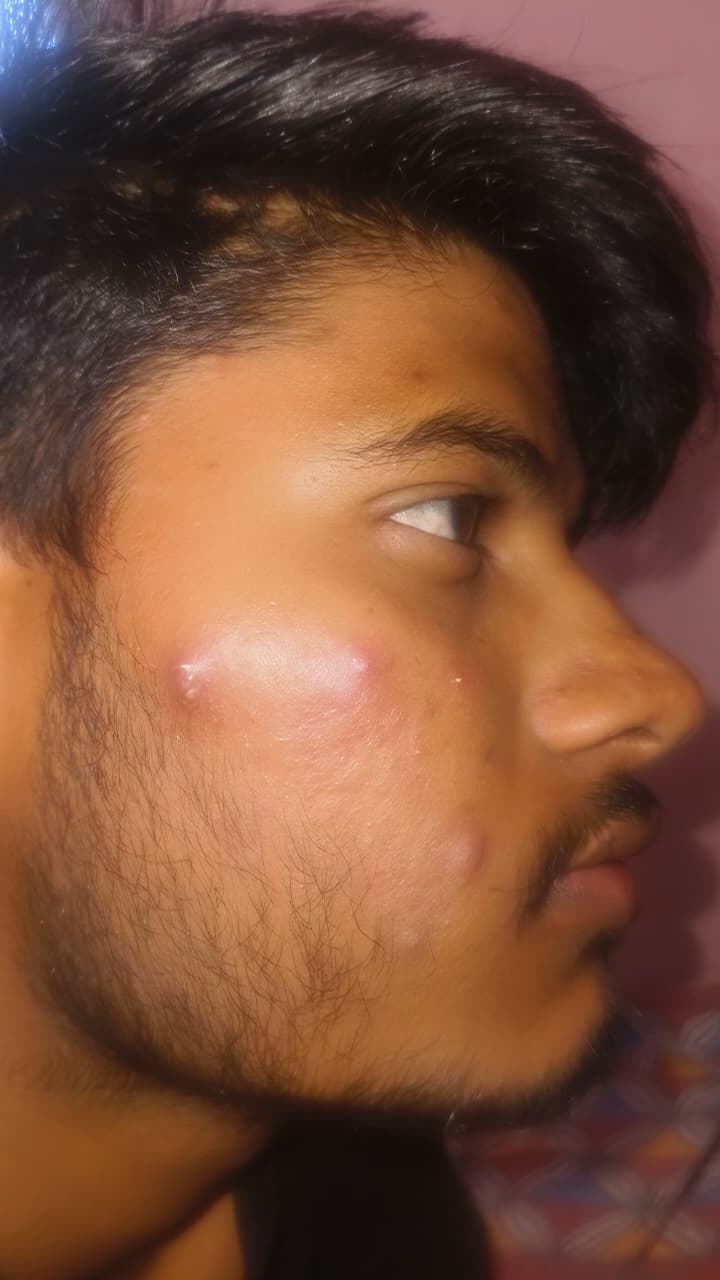
#> input picture sample_images/my_face.jpeg, 720 x 1280 px
$ python -i image_quality_service.py   (imports and definitions only)   (older library calls are emulated)
#> lines starting #> are read from the running program, lines starting #| are printed output that depends on the picture; after the words box and inside, x2 and y2 are one past the last pixel; in counts of white or black regions, pixels touching at a corner belong together
### ml_pipeline/preprocessing/face_alignment.py
"""
DermaNova Dual-Mode Face Alignment & Cutaneous Macro-Lesion ROI Extraction Module
==================================================================================
Performs:
1. Optical Quality Gatekeeping: Blur detection (Laplacian variance) & Exposure analysis
2. Tier 1: OpenCV YuNet Deep Neural Network Face Detection & 5-Landmark Localization (<5MB RAM)
3. Tier 2: Cutaneous Macro-Skin Validator for close-up lesion crops (cheeks, forehead, chin)
4. Aspect-ratio preserving ROI extraction & Bicubic spatial normalization (224x224)
"""

from typing import Tuple, Optional, Dict, Any, Union
from pathlib import Path
import numpy as np
from PIL import Image

try:
    import cv2
    HAS_OPENCV = True
except ImportError:
    HAS_OPENCV = False


class FaceROIExtractor:
    """
    Clinical-grade facial ROI extraction, optical quality validator,
    and Dual-Mode Face/Macro-Skin Detector using OpenCV YuNet + Cutaneous Chrominance.
    """

    def __init__(
        self,
        output_size: Tuple[int, int] = (224, 224),
        margin_ratio: float = 0.18,
        blur_threshold: float = 65.0,
        min_luminance: float = 35.0,
        max_luminance: float = 235.0,
        skin_presence_threshold: float = 0.28,
        yunet_model_path: Optional[str] = None
    ):
        self.output_size = output_size
        self.margin_ratio = margin_ratio
        self.blur_threshold = blur_threshold
        self.min_luminance = min_luminance
        self.max_luminance = max_luminance
        self.skin_presence_threshold = skin_presence_threshold

        # Initialize YuNet Neural Face Detector (Ultra-light 232KB ONNX model)
        self.root_dir = Path(__file__).resolve().parent.parent.parent
        self.yunet_path = (
            Path(yunet_model_path)
            if yunet_model_path
            else self.root_dir / "ml_pipeline" / "models" / "saved_models" / "face_detection_yunet_2023mar.onnx"
        )

        self.yunet_detector = None
        if HAS_OPENCV and self.yunet_path.exists():
            try:
                # YuNet detector initialized with default input size (dynamically set on predict)
                self.yunet_detector = cv2.FaceDetectorYN.create(
                    model=str(self.yunet_path),
                    config="",
                    input_size=(320, 320),
                    score_threshold=0.38,
                    nms_threshold=0.30,
                    top_k=5000
                )
            except Exception as e:
                self.yunet_detector = None

        self.last_detection_mode = "none"  # 'full_face_yunet', 'macro_skin_crop', 'unrecognized'
        self.last_landmarks = None

    # [40 lines left out: function validate_optical_quality, not called in this run]

    def is_document_or_text_image(self, img_np: np.ndarray) -> Tuple[bool, str]:
        """
        Detects if the uploaded image is a document, certificate, marksheet,
        ID card, screenshot, or text paper rather than a human face or clinical skin photo.
        Prevents false positive rejection on selfies/portraits taken against light/white walls.
        """
        if not HAS_OPENCV:
            return False, ""

        H, W = img_np.shape[:2]
        total_area = float(H * W)
        gray = cv2.cvtColor(img_np, cv2.COLOR_RGB2GRAY)
        hsv = cv2.cvtColor(img_np, cv2.COLOR_RGB2HSV)

        # 1. Human face presence check via YuNet neural face detector
        # A photo containing a prominent face occupying >= 10% of the frame is guaranteed a portrait
        has_face, bbox, _, conf = self._detect_yunet_face(img_np)
        if has_face and bbox is not None and conf >= 0.70:
            face_area_ratio = (bbox[2] * bbox[3]) / total_area
            if face_area_ratio >= 0.10:
                return False, ""

        # 2. Skin ratio check
        ycrcb = cv2.cvtColor(img_np, cv2.COLOR_RGB2YCrCb)
        lower_skin = np.array([0, 133, 77], dtype=np.uint8)
        upper_skin = np.array([255, 175, 130], dtype=np.uint8)
        mask = cv2.inRange(ycrcb, lower_skin, upper_skin)
        skin_ratio = float(cv2.countNonZero(mask)) / total_area

        white_paper_ratio = float(np.mean(gray > 205))
        low_sat_ratio = float(np.mean(hsv[:, :, 1] < 45))

        # Close-up macro skin patches (e.g. cheek crop, acne lesion, forehead)
        if skin_ratio >= 0.35 and white_paper_ratio < 0.50:
            return False, ""

        # 3. Document paper canvas & line/text criteria
        # A document must have an extensive bright, desaturated paper background (>50%)
        if white_paper_ratio > 0.50 and low_sat_ratio > 0.35:
            # Check document table / grid lines
            thresh = cv2.adaptiveThreshold(gray, 255, cv2.ADAPTIVE_THRESH_GAUSSIAN_C, cv2.THRESH_BINARY_INV, 11, 2)
            h_kernel = cv2.getStructuringElement(cv2.MORPH_RECT, (35, 1))
            v_kernel = cv2.getStructuringElement(cv2.MORPH_RECT, (1, 35))
            h_lines = cv2.morphologyEx(thresh, cv2.MORPH_OPEN, h_kernel)
            v_lines = cv2.morphologyEx(thresh, cv2.MORPH_OPEN, v_kernel)
            line_ratio = float((np.count_nonzero(h_lines) + np.count_nonzero(v_lines)) / total_area)

            if line_ratio > 0.005 or white_paper_ratio > 0.65 or skin_ratio < 0.15:
                return True, (
                    "Document or certificate detected. DermaNova requires a clear, well-lit photograph "
                    "of a human face, not an academic marksheet, ID card, or text paper."
                )

        return False, ""


    def _detect_yunet_face(self, img_np: np.ndarray) -> Tuple[bool, Optional[Tuple[int, int, int, int]], Optional[Dict[str, Tuple[float, float]]], float]:
        """
        Tier 1: Neural face detection using OpenCV YuNet.
        Detects bounding box + 5 facial landmarks (eyes, nose, mouth corners).
        """
        if not HAS_OPENCV or self.yunet_detector is None:
            return False, None, None, 0.0

        H, W = img_np.shape[:2]
        img_bgr = cv2.cvtColor(img_np, cv2.COLOR_RGB2BGR)

        # Constrain resolution for YuNet inference to max 640px for speed & consistency
        scale_factor = 1.0
        max_dim = max(H, W)
        if max_dim > 640:
            scale_factor = 640.0 / max_dim
            sw = int(W * scale_factor)
            sh = int(H * scale_factor)
            img_infer = cv2.resize(img_bgr, (sw, sh), interpolation=cv2.INTER_AREA)
        else:
            sw, sh = W, H
            img_infer = img_bgr

        try:
            self.yunet_detector.setInputSize((sw, sh))
            _, faces = self.yunet_detector.detect(img_infer)

            if faces is not None and len(faces) > 0:
                # Find face with highest area / confidence
                best_face = max(faces, key=lambda f: float(f[2] * f[3]))
                bx = int(best_face[0] / scale_factor)
                by = int(best_face[1] / scale_factor)
                bw = int(best_face[2] / scale_factor)
                bh = int(best_face[3] / scale_factor)
                score = float(best_face[-1])

                # Reject miniature thumbnail faces on ID cards/certificates/documents
                face_area_ratio = float((bw * bh) / (W * H))
                if face_area_ratio < 0.05 or (bw / float(W) < 0.14 and bh / float(H) < 0.14):
                    return False, None, None, 0.0

                # Bounding box clamp
                bx = max(0, min(W - 1, bx))
                by = max(0, min(H - 1, by))
                bw = max(10, min(W - bx, bw))
                bh = max(10, min(H - by, bh))

                landmarks = {
                    "right_eye": (float(best_face[4] / scale_factor), float(best_face[5] / scale_factor)),
                    "left_eye": (float(best_face[6] / scale_factor), float(best_face[7] / scale_factor)),
                    "nose": (float(best_face[8] / scale_factor), float(best_face[9] / scale_factor)),
                    "right_mouth": (float(best_face[10] / scale_factor), float(best_face[11] / scale_factor)),
                    "left_mouth": (float(best_face[12] / scale_factor), float(best_face[13] / scale_factor)),
                }

                return True, (bx, by, bw, bh), landmarks, score
        except Exception:
            pass

        return False, None, None, 0.0

    # [164 lines left out: functions _detect_cutaneous_macro_skin, detect_face_or_skin, detect_face_skin_mask, crop_face_roi, process, not called in this run]

### backend/app/services/image_quality_service.py
"""
DermaNova Image Quality & Face Presence Service
================================================
Performs clinical optical gatekeeping:
1. Blur detection (Laplacian variance threshold)
2. Exposure analysis (overexposure / underexposure / pitch black / blank canvas)
3. Fitzpatrick human facial skin chrominance presence check (YCrCb / HSV)
4. Returns actionable, clear rejection guidance when image is unsuitable
"""

import logging
from typing import Dict, Any, Tuple, Optional
import numpy as np
from PIL import Image

try:
    import cv2
    HAS_OPENCV = True
except ImportError:
    HAS_OPENCV = False

from backend.app.core.exceptions import ImageQualityError

logger = logging.getLogger("dermanova.services.image_quality")


class ImageQualityService:
    def __init__(
        self,
        blur_threshold: float = 65.0,
        min_luminance: float = 35.0,
        max_luminance: float = 235.0,
        min_skin_fraction: float = 0.10
    ):
        self.blur_threshold = blur_threshold
        self.min_luminance = min_luminance
        self.max_luminance = max_luminance
        self.min_skin_fraction = min_skin_fraction

    def evaluate_quality_and_suitability(self, pil_img: Image.Image) -> Dict[str, Any]:
        """
        Evaluates optical clarity, exposure, and human face/skin presence.
        Raises ImageQualityError with clear actionable explanation if unsuitable.
        """
        if max(pil_img.size) > 640:
            pil_img = pil_img.copy()
            pil_img.thumbnail((640, 640), Image.Resampling.BILINEAR)

        img_np = np.array(pil_img)
        H, W = img_np.shape[:2]

        # 1. Luminance & Exposure check
        if HAS_OPENCV:
            gray = cv2.cvtColor(img_np, cv2.COLOR_RGB2GRAY)
            mean_lum = float(np.mean(gray))
            laplacian_var = float(cv2.Laplacian(gray, cv2.CV_32F).var())
        else:
            r = img_np[:, :, 0].astype(np.float32)
            g = img_np[:, :, 1].astype(np.float32)
            b = img_np[:, :, 2].astype(np.float32)
            gray = 0.299 * r + 0.587 * g + 0.114 * b
            mean_lum = float(np.mean(gray))
            laplacian_var = float(np.var(gray))

        # Blank white canvas / heavily overexposed
        if mean_lum > 240.0:
            raise ImageQualityError(
                "Image appears blank, solid white, or washed out. "
                "No visible facial skin features found. Please upload a clear photo of your face."
            )

        # Blank dark / heavily underexposed
        if mean_lum < 20.0:
            raise ImageQualityError(
                "Image is completely dark or underexposed (black image). "
                "No visible facial skin features found. Please upload a photo taken in adequate lighting."
            )

        # Check for uniform blank canvas (e.g. solid color)
        if laplacian_var < 8.0:
            raise ImageQualityError(
                "Image lacks visible facial skin texture or features (blank or solid color canvas). "
                "Please upload a real, clear clinical facial photo."
            )

        # Extreme blur check
        is_blurry = laplacian_var < self.blur_threshold

        # Document & Text Paper Rejection Check
        try:
            from ml_pipeline.preprocessing.face_alignment import FaceROIExtractor
            roi_extractor = FaceROIExtractor()
            is_doc, doc_reason = roi_extractor.is_document_or_text_image(img_np)
            if is_doc:
                raise ImageQualityError(
                    "The uploaded image appears to be a document, marksheet, or certificate with text. "
                    "Please upload a clear, close-up photograph of your face."
                )
        except ImageQualityError:
            raise
        except Exception as e:
            logger.warning(f"Document check non-fatal error: {e}")

        # 2. Skin / Face Presence check (Fitzpatrick Chrominance Clustering)
        face_detected, skin_fraction, bbox = self._detect_skin_presence(img_np)

        if not face_detected:
            raise ImageQualityError(
                "No human face or valid facial skin region detected in the image. "
                "Please ensure your face is clearly visible, centered in the frame, and unobstructed."
            )

        if is_blurry:
            logger.info(f"Image blur score: {laplacian_var:.1f} (threshold: {self.blur_threshold})")
            # If extremely blurry, reject
            if laplacian_var < 20.0:
                raise ImageQualityError(
                    "Image is too blurry for accurate dermatological analysis. "
                    "Please hold your camera steady and retake the photo."
                )

        return {
            "is_valid": True,
            "blur_score": round(laplacian_var, 2),
            "is_blurry": is_blurry,
            "mean_luminance": round(mean_lum, 2),
            "face_detected": face_detected,
            "skin_fraction": round(skin_fraction, 4),
            "face_bounding_box": bbox
        }

    def _detect_skin_presence(self, img_np: np.ndarray) -> Tuple[bool, float, Optional[Tuple[int, int, int, int]]]:
        """
        Detects skin pixels across Fitzpatrick skin types I-VI.
        Returns (has_skin_face, skin_ratio, optional_bbox).
        """
        H, W = img_np.shape[:2]
        total_pixels = H * W

        if HAS_OPENCV:
            ycrcb = cv2.cvtColor(img_np, cv2.COLOR_RGB2YCrCb)
            # Universal human skin chrominance cluster: Cr in [133, 175], Cb in [77, 130]
            lower_skin = np.array([0, 133, 77], dtype=np.uint8)
            upper_skin = np.array([255, 175, 130], dtype=np.uint8)
            mask = cv2.inRange(ycrcb, lower_skin, upper_skin)
            skin_pixels = int(cv2.countNonZero(mask))
        else:
            # Fallback RGB skin tone heuristic
            r = img_np[:, :, 0].astype(np.int32)
            g = img_np[:, :, 1].astype(np.int32)
            b = img_np[:, :, 2].astype(np.int32)
            skin_mask = (r > 95) & (g > 40) & (b > 20) & ((r - g) > 15) & (r > b)
            skin_pixels = int(np.sum(skin_mask))

        skin_ratio = skin_pixels / max(total_pixels, 1)
        face_detected = skin_ratio >= self.min_skin_fraction

        bbox = None
        if face_detected and HAS_OPENCV:
            contours, _ = cv2.findContours(mask, cv2.RETR_EXTERNAL, cv2.CHAIN_APPROX_SIMPLE)
            if contours:
                largest_c = max(contours, key=cv2.contourArea)
                x, y, w, h = cv2.boundingRect(largest_c)
                bbox = (int(x), int(y), int(w), int(h))

        return face_detected, skin_ratio, bbox

    def crop_face_roi(self, pil_img: Image.Image) -> Tuple[Image.Image, bool]:
        """
        Extracts facial region of interest preserving aspect ratio,
        centered on the skin area.
        """
        img_np = np.array(pil_img)
        face_detected, _, bbox = self._detect_skin_presence(img_np)

        if not face_detected or bbox is None:
            # Fallback to center square crop
            w, h = pil_img.size
            crop_size = min(w, h)
            left = (w - crop_size) // 2
            top = (h - crop_size) // 2
            return pil_img.crop((left, top, left + crop_size, top + crop_size)), face_detected

        # Pad bounding box by 15% margin
        x, y, bw, bh = bbox
        margin_x = int(bw * 0.15)
        margin_y = int(bh * 0.15)

        x1 = max(0, x - margin_x)
        y1 = max(0, y - margin_y)
        x2 = min(pil_img.width, x + bw + margin_x)
        y2 = min(pil_img.height, y + bh + margin_y)

        # Make square for CNN input
        cw = x2 - x1
        ch = y2 - y1
        cmax = max(cw, ch)
        cx = (x1 + x2) // 2
        cy = (y1 + y2) // 2

        sq_x1 = max(0, cx - cmax // 2)
        sq_y1 = max(0, cy - cmax // 2)
        sq_x2 = min(pil_img.width, sq_x1 + cmax)
        sq_y2 = min(pil_img.height, sq_y1 + cmax)

        return pil_img.crop((sq_x1, sq_y1, sq_x2, sq_y2)), True


# Global service instance
image_quality_service = ImageQualityService()

>>> from PIL import Image
>>> picture = Image.open('../../../sample_images/my_face.jpeg')
#> picture is the input picture: PIL image 720x1280 RGB; mean R, G, B 122.6, 79.6, 57.5
>>> result = ImageQualityService().evaluate_quality_and_suitability(picture)
#> in evaluate_quality_and_suitability, `gray = cv2.cvtColor(img_np, cv2.COLOR_RGB2GRAY)`:
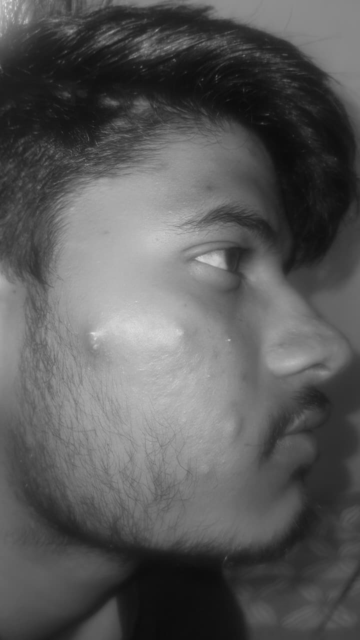
#> gray: shape (640, 360); min 12, max 223, mean 90.1
#> in evaluate_quality_and_suitability, `mean_lum = float(np.mean(gray))`: mean_lum = 90.09
#> in evaluate_quality_and_suitability, `laplacian_var = float(cv2.Laplacian(gray, cv2.CV_32F).var())`: laplacian_var = 49.52
#> in evaluate_quality_and_suitability, `is_blurry = laplacian_var < self.blur_threshold`: is_blurry = True
#> in is_document_or_text_image, `hsv = cv2.cvtColor(img_np, cv2.COLOR_RGB2HSV)`: hsv: shape (640, 360, 3); mean H, S, V 30.8, 129.6, 123.4
#> in is_document_or_text_image, `has_face, bbox, _, conf = self._detect_yunet_face(img_np)`: has_face = False; conf = 0
#> in is_document_or_text_image, `ycrcb = cv2.cvtColor(img_np, cv2.COLOR_RGB2YCrCb)`: ycrcb: shape (640, 360, 3); mean of channels 0, 1, 2 90.1, 151.3, 109.7
#> in is_document_or_text_image, `mask = cv2.inRange(ycrcb, lower_skin, upper_skin)`:
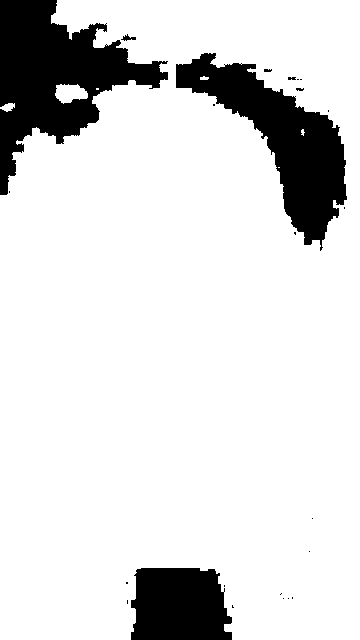
#> mask: shape (640, 360); 85.8% white; 24 black regions (18 under 20 px)
#> in is_document_or_text_image, `skin_ratio = float(cv2.countNonZero(mask)) / total_area`: skin_ratio = 0.858
#> in is_document_or_text_image, `white_paper_ratio = float(np.mean(gray > 205))`: white_paper_ratio = 0.00175
#> in is_document_or_text_image, `low_sat_ratio = float(np.mean(hsv[:, :, 1] < 45))`: low_sat_ratio = 0.0356
#> in evaluate_quality_and_suitability, `is_doc, doc_reason = roi_extractor.is_document_or_text_image(img_np)`: is_doc = False; doc_reason = ''
#> in _detect_skin_presence, `skin_pixels = int(cv2.countNonZero(mask))`: skin_pixels = 197795
#> in _detect_skin_presence, `skin_ratio = skin_pixels / max(total_pixels, 1)`: skin_ratio = 0.858
#> in _detect_skin_presence, `face_detected = skin_ratio >= self.min_skin_fraction`: face_detected = True
#> in _detect_skin_presence, `contours, _ = cv2.findContours(mask, cv2.RETR_EXTERNAL, cv2.CHAIN_APPR..`: contours = 4 contours, 1 with area under 20; largest, box (x1, y1, x2, y2) and area: (0, 0, 360, 640) 208020, (55, 84, 88, 104) 423, (0, 103, 15, 112) 67
#> in _detect_skin_presence, `largest_c = max(contours, key=cv2.contourArea)`: largest_c = contour of 387 points, box (x1, y1, x2, y2) (0, 0, 360, 640), area 208020
#> in _detect_skin_presence, `x, y, w, h = cv2.boundingRect(largest_c)`: x = 0; w = 360; h = 640
#> in _detect_skin_presence, `bbox = (int(x), int(y), int(w), int(h))`: bbox = (0, 0, 360, 640)
#> in evaluate_quality_and_suitability, `face_detected, skin_fraction, bbox = self._detect_skin_presence(img_np)`: face_detected = True; skin_fraction = 0.858; bbox = (0, 0, 360, 640)
#> result = {'is_valid': True, 'blur_score': 49.52, 'is_blurry': True, 'mean_luminance': 90.09, 'face_detected': True, 'skin_fraction': 0.859, 'face_bounding_box': (0, 0, 360, 640)}
